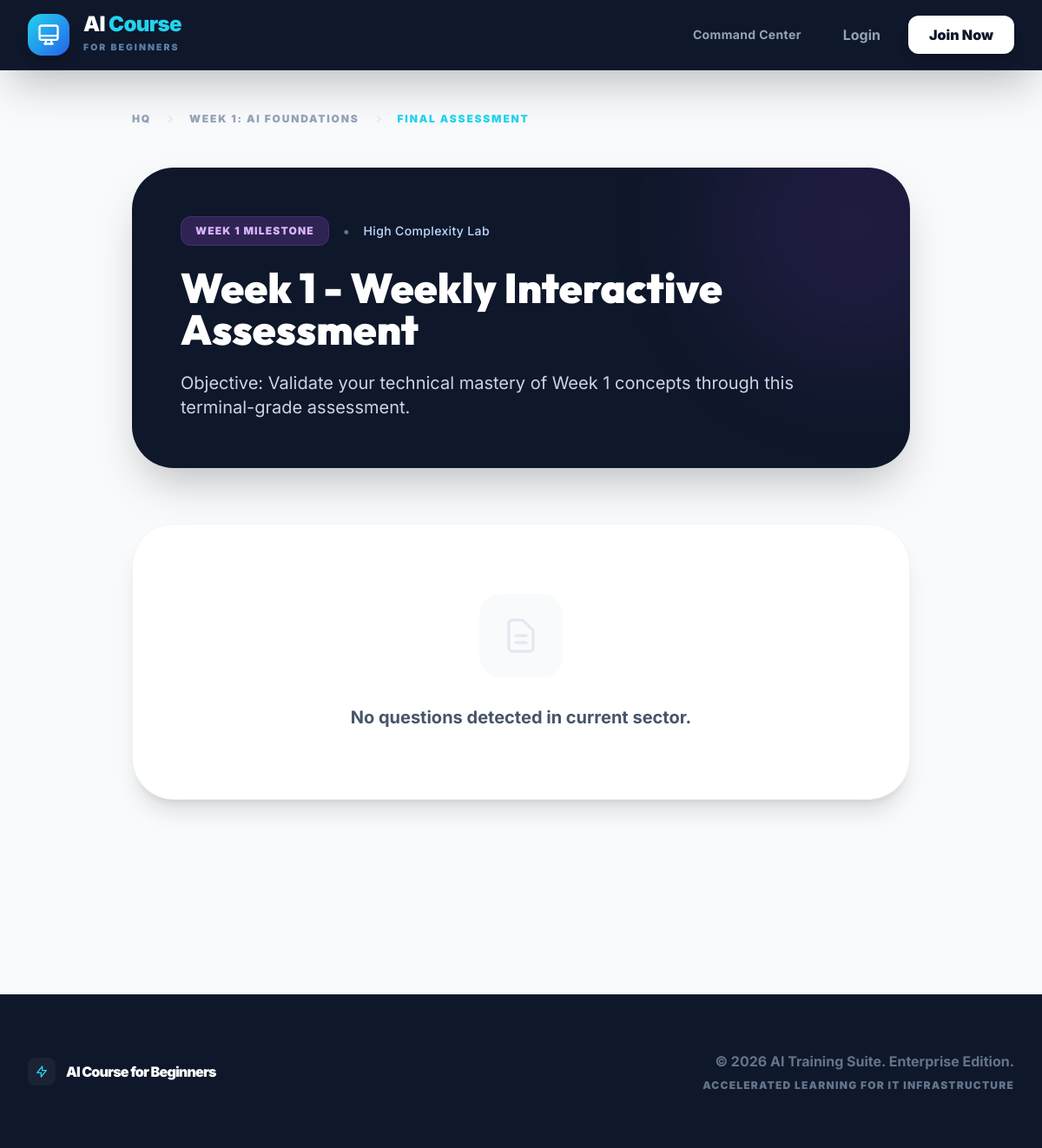
The page /assessment/6/ on the database its author committed.
### courses/models.py (models this page shows, shortened)
class Module(models.Model):
    title = models.CharField(max_length=200)
    slug = models.SlugField(max_length=200, unique=True)
    description = models.TextField(blank=True)
    order = models.PositiveIntegerField(default=0)
    folder_name = models.CharField(max_length=100)  # e.g., 'week1'
    created_at = models.DateTimeField(auto_now_add=True)
    updated_at = models.DateTimeField(auto_now=True)
    class Meta:
        ordering = ['order']
        verbose_name = 'Module'
        verbose_name_plural = 'Modules'

class Lesson(models.Model):
    CONTENT_TYPE_CHOICES = [
        ('lesson', 'Lesson'),
        ('assessment', 'Assessment'),
    ]
    module = models.ForeignKey(Module, on_delete=models.CASCADE, related_name='lessons')
    title = models.CharField(max_length=300)
    slug = models.SlugField(max_length=300)
    file_path = models.CharField(max_length=500)  # Relative path to the markdown file
    content_type = models.CharField(max_length=20, choices=CONTENT_TYPE_CHOICES, default='lesson')
    order = models.PositiveIntegerField(default=0)
    created_at = models.DateTimeField(auto_now_add=True)
    updated_at = models.DateTimeField(auto_now=True)
    class Meta:
        ordering = ['module__order', 'order']
        unique_together = ['module', 'slug']
        verbose_name = 'Lesson'
        verbose_name_plural = 'Lessons'

### courses/views.py (the view)
# urls.py: path('assessment/<int:pk>/', views.AssessmentView.as_view(), name='assessment'),
class AssessmentView(DetailView, QuizParsingMixin):
    model = Lesson
    template_name = 'courses/assessment.html'
    context_object_name = 'lesson'
    def get_queryset(self):
        return Lesson.objects.filter(content_type='assessment')
    def get_context_data(self, **kwargs):
        context = super().get_context_data(**kwargs)
        lesson = self.object
        file_path = settings.CURRICULUM_DIR / lesson.file_path
        try:
            with open(file_path, 'r', encoding='utf-8') as f:
                content = f.read()
            questions = self.parse_quiz_content(content)
        except Exception:
            questions = []
        context['module_title'] = lesson.module.title
        context['module_slug'] = lesson.module.slug
        context['questions'] = questions
        context['questions_json'] = json.dumps(questions)
        context['all_modules'] = Module.objects.prefetch_related('lessons').all()
        if self.request.user.is_authenticated:
            context['previous_attempts'] = QuizAttempt.objects.filter(
                user=self.request.user,
                lesson=lesson
            )[:5]
        return context

### templates/courses/assessment.html (shortened to what this page needs)
{% extends 'base.html' %}
{% block content %}
<div class="max-w-5xl mx-auto px-6 sm:px-10 lg:px-16 py-12">
    <nav class="mb-12">
        <ol class="flex items-center gap-4 text-xs font-black uppercase tracking-[0.15em] text-slate-400 flex-wrap">
            <li><a href="{% url 'courses:dashboard' %}" class="hover:text-netadmin-900 transition-colors">HQ</a></li>
            <li><svg class="w-3 h-3 text-slate-200" fill="none" stroke="currentColor" viewBox="0 0 24 24">
                    <path stroke-linecap="round" stroke-linejoin="round" stroke-width="3" d="M9 5l7 7-7 7"></path>
                </svg></li>
            <li><a href="{% url 'courses:module_detail' module_slug %}"
                    class="hover:text-netadmin-900 transition-colors">{{ module_title }}</a></li>
            <li><svg class="w-3 h-3 text-slate-200" fill="none" stroke="currentColor" viewBox="0 0 24 24">
                    <path stroke-linecap="round" stroke-linejoin="round" stroke-width="3" d="M9 5l7 7-7 7"></path>
                </svg></li>
            <li class="text-netadmin-400">Final Assessment</li>
        </ol>
    </nav>
    <div class="relative bg-netadmin-900 rounded-[3rem] p-10 lg:p-14 mb-16 shadow-2xl overflow-hidden group">
        <div class="absolute inset-0 grid-bg opacity-20"></div>
        <div
            class="absolute -top-24 -right-24 w-80 h-80 bg-purple-500/10 rounded-full blur-3xl group-hover:bg-purple-500/20 transition-all duration-1000">
        </div>
        <div class="relative">
            <div class="flex items-center gap-4 mb-6">
                <span
                    class="bg-purple-500/20 text-purple-300 px-4 py-2 rounded-xl text-xs font-black tracking-widest uppercase border border-purple-500/20">
                    Week {{ lesson.module.order }} Milestone
                </span>
                <span class="text-slate-500 font-bold">•</span>
                <span class="text-blue-200 font-medium text-sm tracking-wide">High Complexity Lab</span>
            </div>
            <h1 class="text-4xl md:text-5xl font-black text-white mb-6 leading-tight max-w-4xl">
                {{ lesson.title }}
            </h1>
            <p class="text-slate-300 text-lg md:text-xl max-w-3xl leading-relaxed">
                Objective: Validate your technical mastery of Week {{ lesson.module.order }} concepts through this
                terminal-grade assessment.
            </p>
        </div>
    </div>
    <form id="quiz-form" class="space-y-12 mb-20">
        {% for q in questions %}
        <div class="question-block group bg-white rounded-[2.5rem] shadow-xl p-10 border border-slate-100 transition-all hover:shadow-2xl"
            data-question="{{ q.number }}">
            <div class="flex gap-8 mb-8">
                <span
                    class="text-5xl font-black text-slate-100 group-hover:text-netadmin-400/20 transition-colors italic leading-none">{{ q.number|stringformat:"02d" }}</span>
                <div class="pt-2">
                    <p class="text-2xl font-bold text-netadmin-900 leading-tight mb-2">{{ q.text }}</p>
                    {% if q.type == 'multiple' %}
                    <span class="text-xs font-black uppercase tracking-widest text-netadmin-500">Multiselect Protocol
                        Required</span>
                    {% endif %}
                </div>
            </div>
            <div class="grid grid-cols-1 gap-4 ml-20">
                {% for opt in q.options %}
                <label
                    class="quiz-option relative flex items-center p-6 border-2 border-slate-100 rounded-[1.8rem] cursor-pointer bg-slate-50/50 transition-all hover:bg-white hover:border-blue-500/20 hover:shadow-lg group/opt">
                    {% if q.type == 'multiple' %}
                    <input type="checkbox" name="q{{ q.number }}" value="{{ opt.letter }}" class="hidden peer">
                    {% else %}
                    <input type="radio" name="q{{ q.number }}" value="{{ opt.letter }}" class="hidden peer">
                    {% endif %}
                    <div
                        class="w-12 h-12 rounded-2xl bg-white border-2 border-slate-200 flex items-center justify-center mr-6 font-black text-lg transition-all peer-checked:bg-netadmin-900 peer-checked:border-netadmin-900 peer-checked:text-netadmin-400 group-hover/opt:border-blue-300">
                        {{ opt.letter }}
                    </div>
                    <span class="text-slate-700 font-bold text-lg leading-relaxed">{{ opt.text }}</span>
                    <div class="absolute right-8 opacity-0 peer-checked:opacity-100 transition-opacity">
                        <div class="w-3 h-3 rounded-full bg-netadmin-400 shadow-[0_0_10px_rgba(34,211,238,0.5)]"></div>
                    </div>
                </label>
                {% endfor %}
            </div>
            <div class="feedback hidden mt-10 ml-20 p-8 rounded-[2rem] border-2 animate-bounce-in shadow-inner"></div>
        </div>
        {% empty %}
        <div class="bg-white rounded-[3rem] shadow-xl p-20 text-center border border-slate-100">
            <div class="w-24 h-24 bg-slate-50 mx-auto rounded-3xl flex items-center justify-center mb-8">
                <svg class="w-12 h-12 text-slate-200" fill="none" stroke="currentColor" viewBox="0 0 24 24">
                    <path stroke-linecap="round" stroke-linejoin="round" stroke-width="1.5"
                        d="M9 12h6m-6 4h6m2 5H7a2 2 0 01-2-2V5a2 2 0 012-2h5.586a1 1 0 01.707.293l5.414 5.414a1 1 0 01.293.707V19a2 2 0 01-2 2z">
                    </path>
                </svg>
            </div>
            <p class="text-slate-600 text-xl font-bold">No questions detected in current sector.</p>
        </div>
        {% endfor %}
    </form>
</div>
{% endblock %}

### templates/base.html (style rules this page uses)
:root { --primary: #0f172a; --accent: #22d3ee; --font-main: 'Inter', sans-serif; --font-headings: 'Outfit', sans-serif; }
body { font-family: var(--font-main); color: #1e293b; }
h1, h2, h3, h4, h5, h6 { font-family: var(--font-headings); }
.grid-bg { background-image: radial-gradient(rgba(255, 255, 255, 0.05) 1px, transparent 1px); background-size: 32px 32px; }
html { scroll-behavior: smooth; }

### rows shown on the page
Module: title "WEEK 1: AI FOUNDATIONS"
Lesson: module.order "1", title "Week 1 - Weekly Interactive Assessment"
